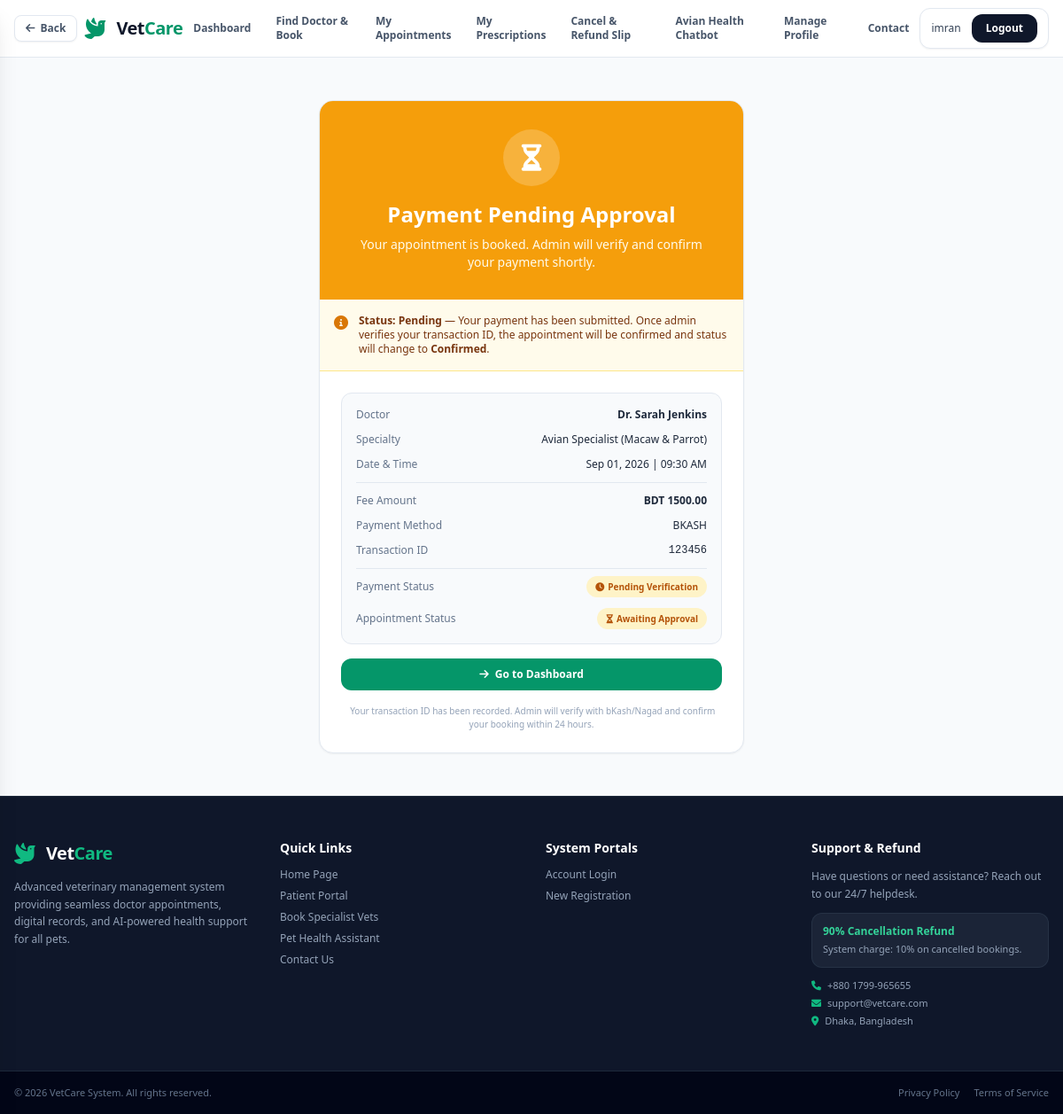
The app's page /booking-success/28/ (signed in) with its own data.
### accounts/models.py (models this page shows, shortened)
class User(AbstractUser):
    ROLE_CHOICES = (
        ('PATIENT', 'Patient'),
        ('DOCTOR', 'Doctor'),
        ('ADMIN', 'Admin'),
    )
    role = models.CharField(max_length=20, choices=ROLE_CHOICES, default='PATIENT')
    phone = models.CharField(max_length=20, blank=True)
    country_code = models.CharField(max_length=5, default='+880', blank=True)
    address = models.TextField(blank=True)
    created_at = models.DateTimeField(auto_now_add=True)

### booking/models.py (models this page shows, shortened)
class Appointment(models.Model):
    STATUS_CHOICES = (
        ('PENDING', 'Pending'),
        ('CONFIRMED', 'Confirmed'),
        ('COMPLETED', 'Completed'),
        ('CANCELLED', 'Cancelled'),
    )
    patient = models.ForeignKey('patient.Patient', on_delete=models.CASCADE, related_name='appointments')
    doctor = models.ForeignKey('vet.Doctor', on_delete=models.CASCADE, related_name='appointments')
    date = models.DateField()
    time = models.TimeField()
    status = models.CharField(max_length=20, choices=STATUS_CHOICES, default='PENDING')
    fee = models.DecimalField(max_digits=8, decimal_places=2, default=1500.00)
    notes = models.TextField(blank=True)
    created_at = models.DateTimeField(auto_now_add=True)
    updated_at = models.DateTimeField(auto_now=True)
    class Meta:
        ordering = ['-date', '-time']

class Payment(models.Model):
    PAYMENT_STATUS = (
        ('PENDING', 'Pending'),
        ('PAID', 'Paid'),
        ('REFUNDED', 'Refunded'),
        ('FAILED', 'Failed'),
    )
    appointment = models.OneToOneField(Appointment, on_delete=models.CASCADE, related_name='payment')
    amount = models.DecimalField(max_digits=8, decimal_places=2)
    status = models.CharField(max_length=20, choices=PAYMENT_STATUS, default='PENDING')
    transaction_id = models.CharField(max_length=100, blank=True)
    payment_method = models.CharField(max_length=50, blank=True)
    phone_number = models.CharField(max_length=20, blank=True)
    created_at = models.DateTimeField(auto_now_add=True)
    paid_at = models.DateTimeField(null=True, blank=True)

### vet/models.py (models this page shows, shortened)
class Doctor(models.Model):
    user = models.OneToOneField(settings.AUTH_USER_MODEL, on_delete=models.CASCADE, related_name='doctor_profile')
    specialty = models.CharField(max_length=100)
    experience_years = models.IntegerField(default=0)
    qualification = models.CharField(max_length=200, blank=True)
    license_number = models.CharField(max_length=50, blank=True)
    consultation_fee = models.DecimalField(max_digits=8, decimal_places=2, default=1500.00)
    bio = models.TextField(blank=True)
    is_active = models.BooleanField(default=True)
    created_at = models.DateTimeField(auto_now_add=True)

### booking/views.py (the view)
# urls.py: path('booking-success/<int:appointment_id>/', views.booking_success, name='booking_success'),
@login_required
def booking_success(request, appointment_id):
    appointment = get_object_or_404(Appointment, id=appointment_id)
    if appointment.patient.user != request.user:
        return redirect('patient_dashboard')
    return render(request, 'booking_success.html', {'appointment': appointment})

### vetcure/templates/booking_success.html (shortened to what this page needs)
{% extends 'base.html' %}
{% block content %}
<div class="max-w-lg w-full mx-auto px-4 py-12">
    <div class="bg-white rounded-2xl border border-slate-200 shadow-sm overflow-hidden">
        <div class="bg-amber-500 text-white p-8 text-center">
            <div class="inline-flex items-center justify-center w-16 h-16 bg-white/20 rounded-full mb-4">
                <i class="fa-solid fa-hourglass-half text-3xl"></i>
            </div>
            <h1 class="text-2xl font-bold">Payment Pending Approval</h1>
            <p class="text-amber-50 text-sm mt-2">Your appointment is booked. Admin will verify and confirm your payment shortly.</p>
        </div>
        <div class="bg-amber-50 border-b border-amber-200 p-4 flex items-start gap-3">
            <i class="fa-solid fa-circle-info text-amber-600 mt-0.5"></i>
            <div class="text-xs text-amber-900">
                <strong>Status: Pending</strong> — Your payment has been submitted. Once admin verifies your transaction ID, the appointment will be confirmed and status will change to <strong>Confirmed</strong>.
            </div>
        </div>
        <div class="p-6 space-y-4">
            <div class="bg-slate-50 rounded-xl p-4 space-y-3 text-xs border border-slate-200">
                <div class="flex justify-between">
                    <span class="text-slate-500">Doctor</span>
                    <span class="font-bold text-slate-800">Dr. {{ appointment.doctor.user.get_full_name }}</span>
                </div>
                <div class="flex justify-between">
                    <span class="text-slate-500">Specialty</span>
                    <span class="font-medium text-slate-800">{{ appointment.doctor.specialty }}</span>
                </div>
                <div class="flex justify-between">
                    <span class="text-slate-500">Date & Time</span>
                    <span class="font-medium text-slate-800">{{ appointment.date|date:"M d, Y" }} | {{ appointment.time|time:"h:i A" }}</span>
                </div>
                <div class="border-t border-slate-200 pt-3">
                    <div class="flex justify-between">
                        <span class="text-slate-500">Fee Amount</span>
                        <span class="font-bold text-slate-800">BDT {{ appointment.fee }}</span>
                    </div>
                </div>
                <div class="flex justify-between">
                    <span class="text-slate-500">Payment Method</span>
                    <span class="font-medium text-slate-800">{{ appointment.payment.payment_method }}</span>
                </div>
                <div class="flex justify-between">
                    <span class="text-slate-500">Transaction ID</span>
                    <span class="font-mono text-slate-800">{{ appointment.payment.transaction_id }}</span>
                </div>
                <div class="flex justify-between items-center pt-2 border-t border-slate-200">
                    <span class="text-slate-500">Payment Status</span>
                    <span class="inline-flex items-center gap-1 bg-amber-100 text-amber-700 px-2.5 py-1 rounded-full font-bold text-[10px]">
                        <i class="fa-solid fa-clock"></i> Pending Verification
                    </span>
                </div>
                <div class="flex justify-between items-center">
                    <span class="text-slate-500">Appointment Status</span>
                    <span class="inline-flex items-center gap-1 bg-amber-100 text-amber-700 px-2.5 py-1 rounded-full font-bold text-[10px]">
                        <i class="fa-solid fa-hourglass-half"></i> Awaiting Approval
                    </span>
                </div>
            </div>
            <div class="flex gap-3">
                <a href="{% url 'patient_dashboard' %}" class="flex-1 bg-emerald-600 hover:bg-emerald-700 text-white py-2.5 rounded-xl text-xs font-semibold text-center transition">
                    <i class="fa-solid fa-arrow-right mr-1"></i> Go to Dashboard
                </a>
            </div>
            <p class="text-[10px] text-slate-400 text-center">
                 Your transaction ID has been recorded. Admin will verify with bKash/Nagad and confirm your booking within 24 hours.
            </p>
        </div>
    </div>
</div>
{% endblock %}

### vetcure/templates/base.html (shortened to what this page needs)
<!DOCTYPE html>
<html lang="en">
<head>
    <script src="https://cdn.tailwindcss.com"></script>
    <link rel="stylesheet" href="https://cdnjs.cloudflare.com/ajax/libs/font-awesome/6.0.0/css/all.min.css">
</head>
<body class="bg-slate-50 text-slate-800 flex flex-col min-h-screen font-sans">
    <header class="no-print-header bg-white border-b border-slate-200 sticky top-0 z-30">
        <div class="max-w-7xl mx-auto px-4 h-16 flex items-center justify-between">
            <div class="flex items-center gap-2">
                <button onclick="history.back()" class="flex items-center gap-1.5 px-3 py-1.5 bg-white border border-slate-200 rounded-lg text-xs font-semibold text-slate-600 hover:text-emerald-600 hover:border-emerald-400 hover:bg-emerald-50 transition shadow-sm" title="Go back">
                    <i class="fa-solid fa-arrow-left text-xs"></i> Back
                </button>
                <a href="{% url 'home' %}" class="flex items-center gap-3">
                    <i class="fa-solid fa-dove text-2xl text-emerald-600"></i>
                    <span class="text-xl font-bold text-slate-900 tracking-tight">Vet<span class="text-emerald-600">Care</span></span>
                </a>
            </div>
            <nav class="hidden md:flex items-center gap-1 font-bold text-xs text-slate-600">
                {% if user.is_authenticated %}
                    {% if user.role == 'PATIENT' %}
                        <a href="{% url 'patient_dashboard' %}" class="nav-link px-3 py-1.5 rounded-lg {% if request.resolver_match.url_name == 'patient_dashboard' %}bg-emerald-50 text-emerald-700{% else %}hover:bg-slate-50 hover:text-emerald-600 transition{% endif %}">Dashboard</a>
                        <a href="{% url 'booking_doctors' %}" class="nav-link px-3 py-1.5 rounded-lg {% if request.resolver_match.url_name == 'booking_doctors' %}bg-emerald-50 text-emerald-700{% else %}hover:bg-slate-50 hover:text-emerald-600 transition{% endif %}">Find Doctor & Book</a>
                        <a href="{% url 'my_appointments' %}" class="nav-link px-3 py-1.5 rounded-lg {% if request.resolver_match.url_name == 'my_appointments' %}bg-emerald-50 text-emerald-700{% else %}hover:bg-slate-50 hover:text-emerald-600 transition{% endif %}">My Appointments</a>
                        <a href="{% url 'my_prescriptions' %}" class="nav-link px-3 py-1.5 rounded-lg {% if request.resolver_match.url_name == 'my_prescriptions' %}bg-emerald-50 text-emerald-700{% else %}hover:bg-slate-50 hover:text-emerald-600 transition{% endif %}">My Prescriptions</a>
                        <a href="{% url 'cancel_refund_list' %}" class="nav-link px-3 py-1.5 rounded-lg {% if request.resolver_match.url_name == 'cancel_refund_list' %}bg-emerald-50 text-emerald-700{% else %}hover:bg-slate-50 hover:text-emerald-600 transition{% endif %}">Cancel & Refund Slip</a>
                        <a href="{% url 'chatbot' %}" class="nav-link px-3 py-1.5 rounded-lg {% if request.resolver_match.url_name == 'chatbot' %}bg-emerald-50 text-emerald-700{% else %}hover:bg-slate-50 hover:text-emerald-600 transition{% endif %}">Avian Health Chatbot</a>
                        <a href="{% url 'manage_profile' %}" class="nav-link px-3 py-1.5 rounded-lg {% if request.resolver_match.url_name == 'manage_profile' %}bg-emerald-50 text-emerald-700{% else %}hover:bg-slate-50 hover:text-emerald-600 transition{% endif %}">Manage Profile</a>
                        <a href="{% url 'contact' %}" class="nav-link px-3 py-1.5 rounded-lg {% if request.resolver_match.url_name == 'contact' %}bg-emerald-50 text-emerald-700{% else %}hover:bg-slate-50 hover:text-emerald-600 transition{% endif %}">Contact</a>
                    {% endif %}
                {% endif %}
            </nav>
                <div class="flex items-center gap-3">
                {% if user.is_authenticated %}
                    <div class="flex items-center gap-3 bg-white border border-slate-200 rounded-xl px-3 py-1.5 shadow-sm">
                        <span class="text-xs font-medium text-slate-700">
                            {{ user.get_full_name|default:user.username }}
                        </span>
                        <form method="post" action="{% url 'logout' %}" class="inline">
                            <button type="submit" class="text-xs font-semibold bg-slate-900 hover:bg-slate-800 text-white px-4 py-2 rounded-xl transition shadow-sm">
                                Logout
                            </button>
                        </form>
                    </div>
                {% else %}
                    <a href="{% url 'login' %}" class="text-xs font-semibold text-slate-600 hover:text-emerald-600 transition px-3 py-2">Login</a>
                    <a href="{% url 'register' %}" class="text-xs font-semibold bg-emerald-600 hover:bg-emerald-700 text-white px-4 py-2 rounded-xl transition shadow-sm">Register</a>
                {% endif %}
                </div>
        </div>
    </header>
    <main class="flex-grow">
        {% block content %}{% endblock %}
    </main>
    {% block footer %}
    <footer class="no-print-footer bg-slate-900 text-slate-400 text-xs border-t border-slate-800 mt-auto">
        <div class="max-w-7xl mx-auto px-4 py-12 grid grid-cols-1 md:grid-cols-4 gap-8">
            <div class="space-y-3">
                <div class="flex items-center gap-3">
                    <i class="fa-solid fa-dove text-2xl text-emerald-500"></i>
                    <span class="text-xl font-bold text-white tracking-tight">Vet<span class="text-emerald-500">Care</span></span>
                </div>
                <p class="text-slate-400 leading-relaxed">Advanced veterinary management system providing seamless doctor appointments, digital records, and AI-powered health support for all pets.</p>
            </div>
            <div class="space-y-3">
                <h4 class="text-sm font-semibold text-white">Quick Links</h4>
                <ul class="space-y-2">
                    <li><a href="{% url 'home' %}" class="hover:text-emerald-400 transition">Home Page</a></li>
                    {% if user.is_authenticated and user.role == 'PATIENT' %}
                        <li><a href="{% url 'patient_dashboard' %}" class="hover:text-emerald-400 transition">Patient Portal</a></li>
                        <li><a href="{% url 'booking_doctors' %}" class="hover:text-emerald-400 transition">Book Specialist Vets</a></li>
                    {% endif %}
                    <li><a href="{% url 'chatbot' %}" class="hover:text-emerald-400 transition">Pet Health Assistant</a></li>
                    <li><a href="{% url 'contact' %}" class="hover:text-emerald-400 transition">Contact Us</a></li>
                </ul>
            </div>
            <div class="space-y-3">
                <h4 class="text-sm font-semibold text-white">System Portals</h4>
                <ul class="space-y-2">
                    <li><a href="{% url 'login' %}" class="hover:text-emerald-400 transition">Account Login</a></li>
                    <li><a href="{% url 'register' %}" class="hover:text-emerald-400 transition">New Registration</a></li>
                </ul>
            </div>
            <div class="space-y-3">
                <h4 class="text-sm font-semibold text-white">Support & Refund</h4>
                <p class="text-slate-400 leading-relaxed">Have questions or need assistance? Reach out to our 24/7 helpdesk.</p>
                <div class="bg-slate-800/80 p-3 rounded-xl border border-slate-700/50 space-y-1">
                    <span class="text-emerald-400 font-bold block">90% Cancellation Refund</span>
                    <p class="text-[11px] text-slate-400">System charge: 10% on cancelled bookings.</p>
                </div>
                <div class="space-y-1 text-[11px] text-slate-400">
                    <p><i class="fa-solid fa-phone text-emerald-500 mr-1"></i> +880 1799-965655</p>
                    <p><i class="fa-solid fa-envelope text-emerald-500 mr-1"></i> support@vetcare.com</p>
                    <p><i class="fa-solid fa-location-dot text-emerald-500 mr-1"></i> Dhaka, Bangladesh</p>
                </div>
            </div>
        </div>
        <div class="border-t border-slate-800 bg-slate-950 py-4">
            <div class="max-w-7xl mx-auto px-4 flex flex-col sm:flex-row justify-between items-center gap-2 text-slate-500 text-[11px]">
                <p>&copy; 2026 VetCare System. All rights reserved.</p>
                <div class="flex gap-4">
                    <a href="{% url 'privacy_policy' %}" class="hover:text-slate-400 transition">Privacy Policy</a>
                    <a href="{% url 'terms_of_service' %}" class="hover:text-slate-400 transition">Terms of Service</a>
                </div>
            </div>
        </div>
    </footer>
    {% endblock %}
</body>
</html>

### vetcure/templates/base.html (style rules this page uses)
.nav-link { transition: all 0.2s ease; }

### records on screen
User: get_full_name "imran"
Appointment: doctor.user.get_full_name "Sarah Jenkins", doctor.specialty "Avian Specialist (Macaw & Parrot)", date "Sep 01, 2026", time "09:30 AM", fee "1500.00", payment.payment_method "BKASH", payment.transaction_id "123456"
